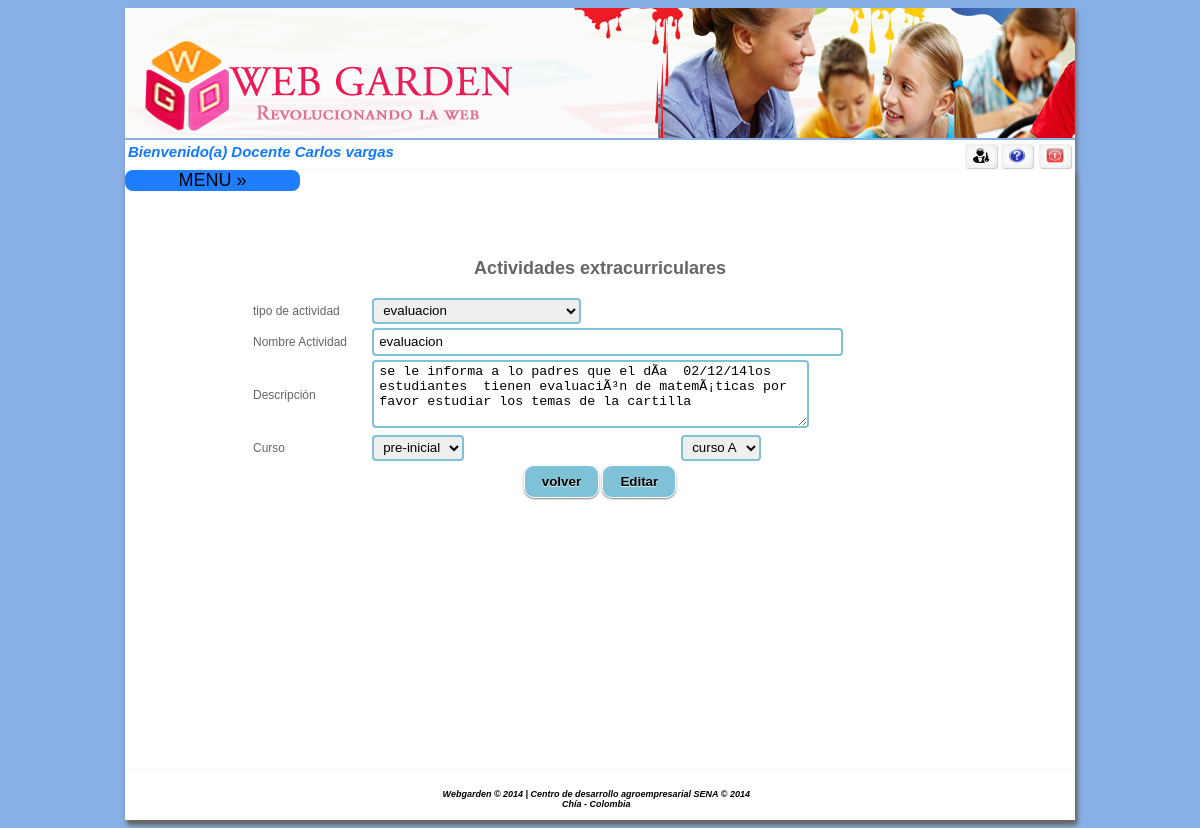
/home.php?pr=2&acceso=104&up=34 (signed in), run on the app's committed database.
### tables this page shows
CREATE TABLE IF NOT EXISTS `actividadex` (
`idactividadex` int(11) NOT NULL,
  `nombre` varchar(100) NOT NULL,
  `descripcion` varchar(1000) NOT NULL,
  `idcurso` int(11) NOT NULL,
  `idpersona` int(11) NOT NULL,
  `tipo_acti` int(11) NOT NULL,
  `fecha1` timestamp NOT NULL DEFAULT CURRENT_TIMESTAMP,
  `perfilid` int(11) NOT NULL
);

CREATE TABLE IF NOT EXISTS `curso` (
`idcurso` int(11) NOT NULL,
  `nombre` varchar(50) NOT NULL,
  `idnivel` int(11) NOT NULL,
  `idpersona` int(11) NOT NULL
);

### controlador/cactividadex.php (called while the page is built, shortened)
<?php
include ("modelo/mactividadex.php");
$ins = new mactividadex();
$iduser = isset($_SESSION["idUser"]) ? $_SESSION["idUser"] : NULL;
$perfil = isset($_SESSION["perfil"]) ? $_SESSION["perfil"] : NULL;
    ?>
    <?php
$pr = isset($_GET["pr"]) ? $_GET["pr"] : NULL;
    ?>
    <?php
$datos1 = $ins->selactividadex1($pr);
$datoscur = $datos1[0]['idcurso'];
$datoscur2 = $ins->selcurso($datoscur);
$datosniv = $datoscur2[0]['idnivel'];
$datosniv2 = $ins->selnivel($datosniv);
if ($perfil == 5) {
    $datos = $ins->selactividadex();
} else {
    $datos = $ins->selactividadexdo($iduser);
}
$dot = $ins->valor(7);
?>

### modelo/mactividadex.php (called while the page is built, shortened)
<?php
include ("controlador/conexion.php");
class mactividadex {
    function selcurso($codcurso) {
        $sql = "select * from curso  WHERE idcurso='" . $codcurso . "';";
        $conexionBD = new conexion();
        $conexionBD->conectarBD();
        $data = $conexionBD->ejeCon($sql, 0);
        return $data;
    }
    function selnivel($codnivel) {
        $sql = "select * from nivel  WHERE idnivel='" . $codnivel . "';";
        $conexionBD = new conexion();
        $conexionBD->conectarBD();
        $data = $conexionBD->ejeCon($sql, 0);
        return $data;
    }
    function valor($val) {
        $sql = "SELECT idvalor,nombre FROM valor WHERE idparametro='" . $val . "';";
        $conexionBD = new conexion();
        $conexionBD->conectarBD();
        $data = $conexionBD->ejeCon($sql, 0);
        return $data;
    }
      function selactividadexdo($idpersona) {
     $sql = $sql = "SELECT acti.idactividadex, acti.nombre,acti.descripcion,acti.fecha1 ,acti.idpersona,per.prinombre,per.priapellido,cur.nombre as curso ,val.nombre as tipo, perf.nombre as perfil from actividadex as acti inner join persona as per on acti.idpersona=per.identificacion inner join curso as cur on acti.idcurso=cur.idcurso inner join valor as val on acti.tipo_acti=val.idvalor inner join perfil as perf on acti.perfilid=perf.idperfil WHERE acti.idpersona ='" . $idpersona . "'   order by acti.idactividadex desc ";
        $conexionBD = new conexion();
        $conexionBD->conectarBD();
        $data = $conexionBD->ejeCon($sql, 0);
        return $data;
    }
    function selactividadex1($idactivi) {
        $sql = "SELECT * FROM actividadex where idactividadex='" . $idactivi. "';";
        $conexionBD = new conexion();
        $conexionBD->conectarBD();
        $data = $conexionBD->ejeCon($sql, 0);
        return $data;
    }
}
?>

### controlador/configuracion.php (called while the page is built)
<?php
	$usu_db = "root";
	$pass_db = "";
	$serv_db = "localhost";
	$db = "webgarden";
?>

### controlador/conexion.php (called while the page is built, shortened)
<?php
class conexion{
	function conectarBD(){
		include("configuracion.php");
		$this->link = mysql_connect($serv_db,$usu_db,$pass_db);
		$db2= mysql_select_db($db);
	}
	function ejeCon($con, $op){
		$this->resultado = mysql_query($con) or
		die("La consulta fallo: ".mysql_error());
		if ($op==0){
			while ($linea = mysql_fetch_array($this->resultado)){
				$arrayResultado[] = $linea;
			}
		}else{
			$arrayResultado[] =0;
		}
		$resarr = isset($arrayResultado) ? $arrayResultado:NULL;
		if($resarr){
			return $arrayResultado;
		}
	}
}
?>

### controlador/conexion_sqlserver.php (called while the page is built, shortened)
<?php
class conexion_sqlserver{
	function conectarBD()
	{
		include("configuracion.php");
	}
	function ejecutarConsulta($consulta, $op)
	{
		$this->resultado = mysql_query($consulta) or die("La consulta fall&oacute;: ".mysql_error());
		if ($op==0){
			while ($linea = mysql_fetch_array($this->resultado))
			{
				$arrayResultado[] = $linea;
			}
		}else{
			$arrayResultado[] =0;
		}
		$resarr = isset($arrayResultado) ? $arrayResultado:NULL;
		if($resarr){
			return $arrayResultado;
		}
	}
}
?>

### vista/vactividadex1.php (the view, shortened to what this page needs)
<?php
include ("controlador/cactividadex.php");
?>
<center>
    <form name="form1" action="home.php?acceso=104" method="post" onSubmit="return confirm('Por  favor primero  verifique  los datos ingresados  antes de hacer clic en  !aceptar!')"  >
        <table width="700" border="0" >
            <tr>
                <td colspan="3" align="center">
                    <h2>Actividades extracurriculares</h2>
                </td>
            </tr>
            <tr>
                <td colspan="0" align="left" > tipo de actividad  </td>
                <td colspan="2">
                    <select name="tipoacti" required >
                        <?php
                        for ($i = 0; $i < count($dot); $i++) {
                            ?>
                            <option <?php if ($datos1[0]['tipo_acti']==$dot[$i]['idvalor']) echo "SELECTED"  ?> value=" <?php echo $dot[$i]['idvalor'] ?>" /> <?php  echo $dot[$i]['nombre'] ?> </option>
                        <?php } ?>
                    </select>
                </td>
            </tr>
            <tr>
                <td align="left">Nombre Actividad</td>
                <td colspan="2"> <input type="text" placeholder="" name="nombreac" size="55" maxlength="100" required="required" value="<?php echo $datos1[0]['nombre'] ?>"  /></td>
            <tr>
                <td align="left">Descripci&oacute;n</td>
                <td colspan="2"><textarea name="descripcion" maxlength="1000" required="required" rows="4" cols="51"><?php echo $datos1[0]['descripcion']?></textarea></td>
            </tr>
            <tr>
                <td>
                    Curso<br>
                </td>
                <td>
                    <div align="left" >
                        <select name="nivel"  onchange="javascript:Recargarcursos(this.value);" required>
                            <?php
                            include("./controlador/conexion_sqlserver.php");
                            $sql = "SELECT idnivel,nombre FROM nivel ORDER BY idnivel";
                            $conexionBD = new conexion_sqlserver();
                            $conexionBD->conectarBD();
                            $data = $conexionBD->ejecutarConsulta($sql, 0);
                            for ($i = 0; $i < count($data); $i++) {
                                ?>
                               <option  <?php if ($datosniv==$data[$i]['idnivel']) echo "SELECTED"  ?> value="<?php echo $data[$i]['idnivel'] ?>"><?php echo $data[$i]['nombre'] ?></option>
  <?php } ?>
                        </select>
                    </div>
                </td><td>
                    <div  align="left" id="reloadMunicipio">
                        <select name="idcurso" id="id_estado">
                             <option selected="selected" value="<?php echo $datoscur2[0]['idcurso'] ?>"/> <?php echo $datoscur2[0]['nombre']  ?>  </option>
                        </select>
                    </div>
                </td>
            </tr>
             <tr>
        	<td colspan="3" align="center" >
                      <input type="button" onclick="location.href='home.php?acceso=104'" value="volver"/>
            	<input type="submit"  value="Editar"/>
            </td>
        </tr>
        </table>
    </form>
</center>

### css/style.css (style rules this page uses)
input[type=submit], input[type=reset],input[type=button] { padding: 9px 17px; font-family: Helvetica,Arial,sans-serif; font-weight: bold; line-height: 1; color: #000000; border: none; text-shadow: 0 1px 1px rgba(255,255,255,0.85); background-color:#7FC1D7; border: 1px solid #ffffff; border-radius: 10px; box-shadow: 0 1px 2px rgba(0,0,0,0.5); }
input[type=text], input[type=password],input[type=number], input[type=email], input[type=date], input[type=tel], select { height:22px; border-radius: 4px; padding-left:5px; padding-right:5px; border:2px solid #7FC1D7; }
textarea { border-radius: 4px; padding-left:5px; padding-right:5px; border:2px solid #7FC1D7; }
select { height:26px; }

### css/menu.css (style rules this page uses)
body { font-family: 'Open Sans', sans-serif; background:#89B0E6; background-size:cover; }

### data on the page
actividadex: nombreac "evaluacion", descripcion "se le informa a lo padres que el dÃ­a 02/12/14los estudiantes tienen evaluaciÃ³n de matemÃ¡ticas por favor estudiar los temas de la cartilla"
curso: idcurso "curso A"

### other printed values
$nomapre "Carlos vargas"
form field tipoacti "evaluacion"
form field nivel "pre-inicial"
